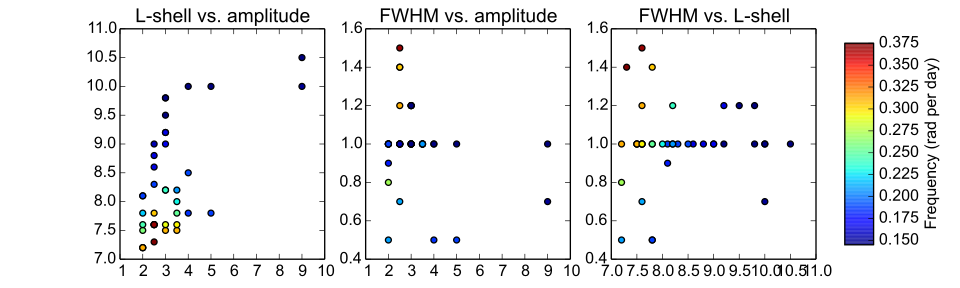

Source code (Python):
import numpy as np
import scipy.interpolate as itp
import matplotlib.pyplot as plt

read = np.genfromtxt('./Brown.dat', delimiter=', ', skiprows = 1)

a,l,w,f = read[:,0], read[:,1], read[:,2], read[:,3]

fig, axarr = plt.subplots(1,3, figsize=(10,3))

plt.subplot(131)
plt.title('L-shell vs. amplitude')
plt.scatter(a, l, c=f)

plt.subplot(132)
plt.title('FWHM vs. amplitude')
plt.scatter(a, w, c=f)

plt.subplot(133)
plt.title('FWHM vs. L-shell')
plt.scatter(l, w, c=f)

fig.subplots_adjust(right=0.85)
cbar_ax = fig.add_axes([0.88, 0.15, 0.03, 0.7])
cbar = plt.colorbar(cax=cbar_ax)
cbar.set_label('Frequency (rad per day)')

plt.savefig('Brownscatter.svg')
plt.show()
